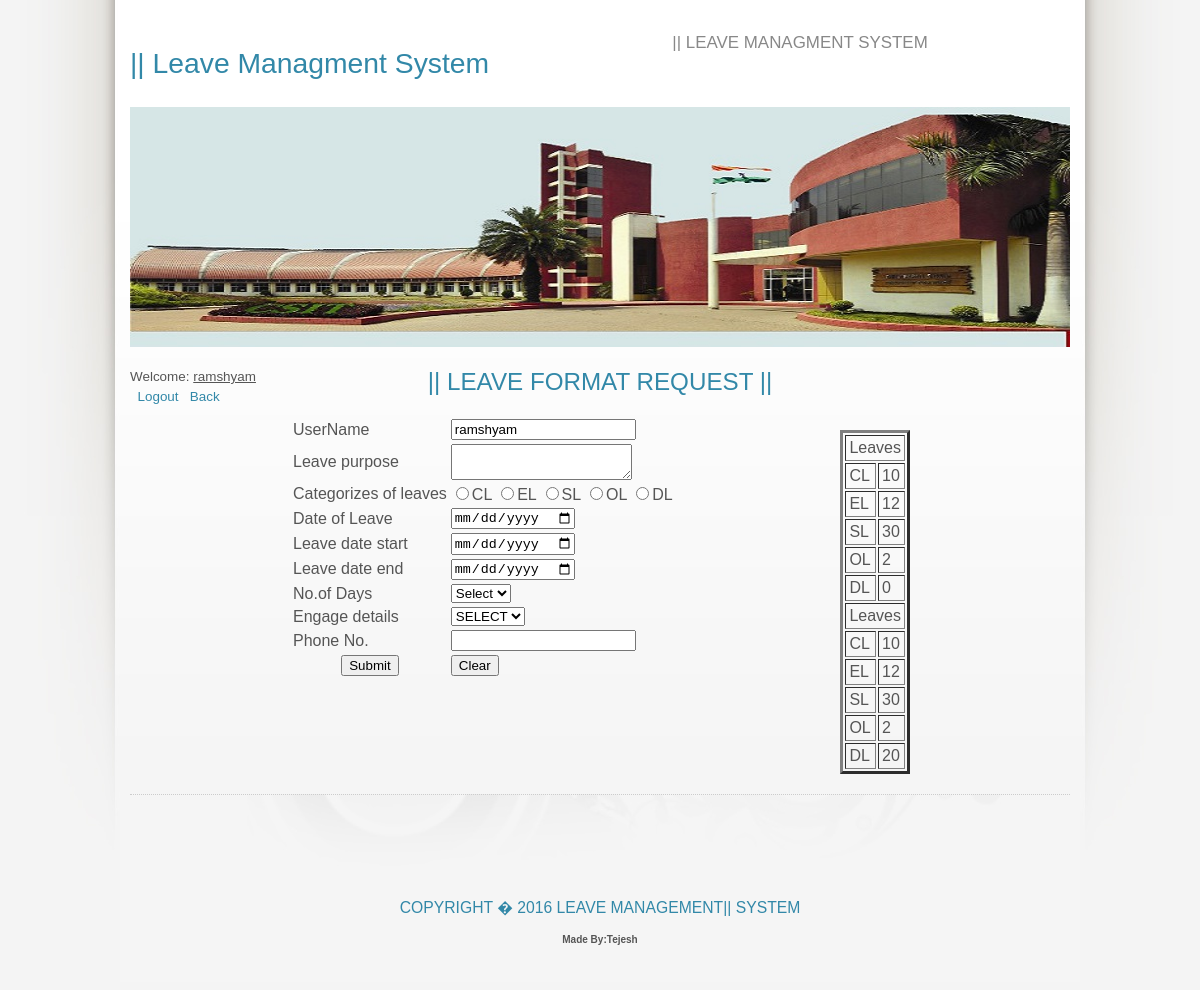
The app's page /leaveform.php (signed in) with its own data.
### tables this page shows
CREATE TABLE IF NOT EXISTS `registration` (
  `ID` int(11) NOT NULL,
  `FIRST` varchar(50) NOT NULL,
  `LAST` varchar(50) NOT NULL,
  `USERNAME` varchar(50) NOT NULL,
  `PASSWORD` varchar(50) NOT NULL,
  `GENDER` varchar(30) NOT NULL,
  `COLLEGE` varchar(50) NOT NULL,
  `DEPARTMENT` varchar(50) NOT NULL,
  `DESIGNATION` varchar(50) NOT NULL,
  `TYPE` varchar(80) NOT NULL,
  `DOJ` varchar(30) NOT NULL,
  `MOBILENO` bigint(20) NOT NULL,
  `ADDRESS` varchar(300) NOT NULL,
  `CL` float NOT NULL,
  `EL` int(11) NOT NULL,
  `SL` int(11) NOT NULL,
  `OL` int(11) NOT NULL,
  `DL` int(11) NOT NULL
);

### leaveform.php (the view, shortened to what this page needs)
<html>
<head>
	<link rel="stylesheet" type="text/css" href="origo.css" title="Origo" media="all" />
</head>
<body class="light blue smaller freestyle01">
<div id="layout">
	<div class="row smaller">
		<div class="col c5 smaller">
			<h1><a href="index.php">|| Leave Managment System</a></h1>
		</div>
		<div class="col c7 aligncenter">
			<p class="slogan">|| Leave Managment System</p>
		</div>
	</div>
	<div class="row">
		<div class="col c12 aligncenter">
			<img src="images/front.jpg" width="960" height="240" alt="" />
		</div>
	</div>
	<div class="row">
		<div class="col c2 alignleft">
			<ul class="menu">
			<?php
				if($_SESSION['USERNAME']==session_id())
				{
				$b=$_SESSION['USER'];
				echo"Welcome: <u> $b</u>";
				?>
				&nbsp;&nbsp;<a href='logout.php'>Logout</a>&nbsp;&nbsp;&nbsp;<a href="user_login.php">Back</a>
			</div>
		<div class="col c8">
		<form name="form1" action="leaveform_register.php" method="post">
			<h2><center>|| Leave Format Request ||</center></h2>
<table style="float:left;">
<tr>
<td>UserName</td>
<td><input type="text" name="t1" value="<?php echo"$b" ?>" required>
</td>
<br>
</tr>
<tr><td>
Leave purpose</td>
<td>
<textarea name="t5" required>
</textarea>
</td></tr>
<tr><td>
Categorizes of leaves</td>
<td>
<input type="radio" name="t6" name="CL" value="CL">CL
<input type="radio" name="t6" value="EL">EL
<input type="radio" name="t6" value="SL">SL
<input type="radio" name="t6" value="OL">OL
<input type="radio" name="t6" value="DL">DL
</td></tr>
<tr><td>
Date of Leave</td>
<td>
<input type="date" name="t8" required><br></td></tr>
<tr><td>
Leave date start</td>
<td>
<input type="date" name="t9" required><br></td></tr>
<tr><td>
Leave date end</td><td>
<input type="date" name="t10" required></td></tr>
<tr><td>
No.of Days</td>
<td>
<select name="t11" required>
<option>Select</option>
</select>
</td></tr>
<tr><td>
Engage details</td>
<td>
<select name="t12" required>
<option>SELECT</option>
</select></td></tr>
<tr><td>
Phone No.</td>
<td><input type="text" name="t14" required>
</td></tr>
<tr>
<td align="center"><input type="submit" value="Submit" ></td>
<td><input type="reset" value="Clear" ></td>
</tr>
</table>
</form>
<?php
 $q="select * from registration where USERNAME='$b'";
 $rs=mysql_query($q);
 echo"<table border='3' style='float:right;' cellpadding='3'>";
  while($row=mysql_fetch_array($rs))
 {
  echo"<tr><td colspan='2'>Leaves</td></tr>";
  echo"<tr><td>CL</td><td>$row[CL]</td></tr>";
  echo"<tr><td>EL</td><td>$row[EL]</td></tr>";
  echo"<tr><td>SL</td><td>$row[SL]</td></tr>";
  echo"<tr><td>OL</td><td>$row[OL]</td></tr>";
  echo"<tr><td>DL</td><td>$row[DL]</td></tr>";
 }
 echo"</table>";
 ?>
<?php
				}
				else
				{
				header("location:index.php");
				}
				?>
		</div>
	</div>
<div id="footer" class="row">
		<div class="col c12 aligncenter">
			<br><br><br><br><br><br>
        <h3><center>Copyright � 2016 Leave Management|| System</center></h3>
        <h5><center>Made By:Tejesh</center></h5>   			 </div>
		</div>
	</div>
</body>
</html>

### origo.css (style rules this page uses)
body { background:#0a0a0a url(images/background.jpg) top center no-repeat; color:#ccc; font:110% 'Economica',Tahoma,sans-serif; line-height:1.3em; }
a { color:#d06060; text-decoration:none; font-weight:400; }
p,ul,ol,dl { margin:0 0 15px 0; line-height:1.5em; }
h1 { color:#888; font-size:3.6em; margin-bottom:0; }
h1 a { text-transform:none; font-weight:400; }
h2 { font-size:2.2em; color:#333; margin:0 0 5px; }
h3 { font-size:1.6em; margin:0 0 5px 0; }
h1,h2,h3 { color:#d06060; font-weight:400; line-height:1.2em; font-family:'Economica', sans-serif; }
#layout { margin:40px auto 0; width:960px; }
#footer { background:#0a0a0a url(images/insidebg.jpg) top center no-repeat; }
#footer .col { color:#555; border-top:1px dotted #1a1a1a; padding:20px 0; }
.col { float:left; margin:0 10px; overflow:hidden; float:left; display:inline; }
.col img { max-width:100%; }
.row { width:960px; margin:20px auto 0; overflow:hidden; }
.c2 { width:140px; }
.c5 { width:380px; }
.c7 { width:540px; }
.c8 { width:620px; }
.c12 { width:940px; }
ul.menu { list-style:none; margin:0; padding:10px 0; border-top:1px solid #333; }
.slogan { color:#bbb; font-size:1.2em; }
.alignleft { text-align:left; }
.aligncenter { text-align:center; }
.smaller { font-size:0.9em; }
body.light { background:#f5f5f5 url(images/background-light.jpg) top center no-repeat; color:#555; }
body.light a { color:#d06060; }
body.light h1 { color:#888; font-size:3.6em; margin-bottom:0; }
body.light h2 { color:#555; }
body.light h1, body.light h2, body.light h3 { color:#d06060; }
body.light ul.menu { border-top:1px solid #ddd; }
body.light .slogan { color:#888; }
body.light #footer { background:#f5f5f5 url(images/insidebg-light.jpg) top center no-repeat; }
body.light #footer .col { color:#555; border-top:1px dotted #ccc; }
body.blue a { color:#3288a8; }
body.blue h1, body.blue h2, body.blue h3 { color:#3288a8; }
body.freestyle01 { font:84% Tahoma,sans-serif; }
body.freestyle01 #layout { margin:20px auto 0; width:960px; }
body.freestyle01 h1, body.freestyle01 h2, body.freestyle01 h3, body.freestyle01 ul.menu li a { font-family: 'Dosis', sans-serif; text-transform:uppercase; }
body.freestyle01 p.slogan { font-family: 'Dosis', sans-serif; text-transform:uppercase; margin-top:10px; font-size:1.4em; }
body.freestyle01 h1 { line-height:1.7em; }
body.freestyle01 h1 { font-size:2.6em; }
body.freestyle01 h2 { font-size:1.8em; }
body.freestyle01 h3 { font-size:1.3em; }
body.freestyle01 ul.menu { list-style:none; margin:0 0 15px 0; border:0; padding:0; position:relative; }
body.freestyle01 #footer { font-size:0.9em; color:#999; }

### records on screen
registration: CL "10", EL "12", SL "30", OL "2", DL "0"
registration: CL "10", EL "12", SL "30", OL "2", DL "20"

### other values on screen
$b "ramshyam"
